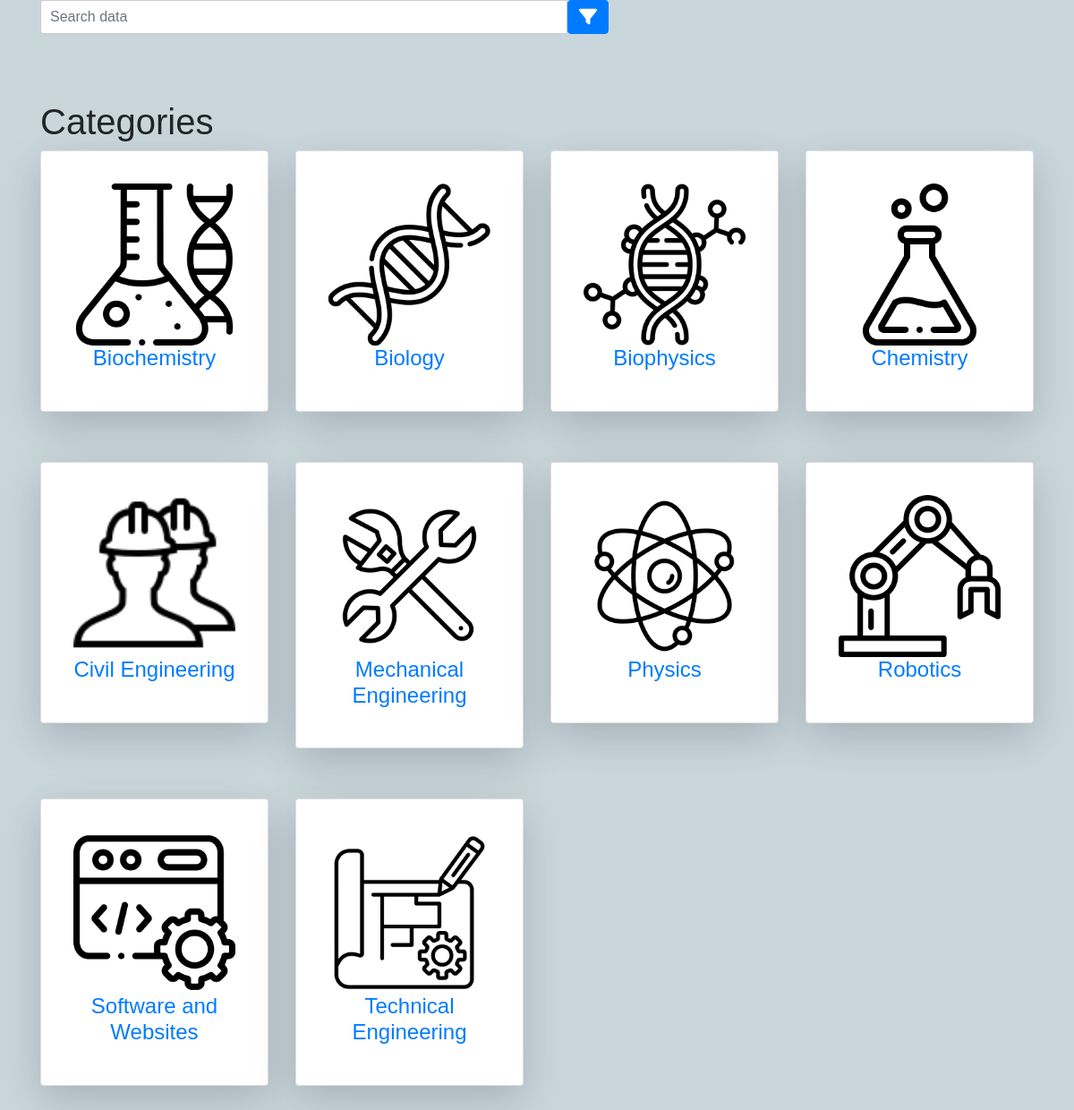
/categories_viewer.php, run on the app's committed database.
### tables this page shows
CREATE TABLE `categories` (
  `id` int(11) NOT NULL,
  `name` varchar(191) NOT NULL,
  `slug` varchar(191) NOT NULL,
  `description` mediumtext NOT NULL,
  `status` tinyint(4) NOT NULL DEFAULT 0,
  `popular` tinyint(4) NOT NULL DEFAULT 0,
  `image` varchar(191) NOT NULL,
  `meta_title` varchar(191) NOT NULL,
  `meta_description` mediumtext NOT NULL,
  `meta_keywords` mediumtext NOT NULL,
  `created_at` timestamp NOT NULL DEFAULT current_timestamp()
);

### connection.php (called while the page is built, shortened)
<?php
	$host = 'localhost';
	$user = 'root';
	$password = '';
	$database = 'project';
	$con = mysqli_connect($host, $user, $password, $database);
		?>
    <?php
function getAll($table, $con)
{
    global $con;
    $query = "SELECT * FROM $table WHERE status='0'";
    $query_run = mysqli_query($con, $query);
    return $query_run;
}
?>

### categories_viewer.php (the view, shortened to what this page needs)
<?php
require_once 'connection.php';
?>
<!DOCTYPE html>
<html>
<head>
    <link href="https://maxcdn.bootstrapcdn.com/bootstrap/4.5.2/css/bootstrap.min.css" rel="stylesheet">
    <link rel="stylesheet" href="https://cdnjs.cloudflare.com/ajax/libs/font-awesome/5.15.4/css/all.min.css" />
    <link rel="stylesheet" href="https://cdnjs.cloudflare.com/ajax/libs/font-awesome/6.1.0/css/all.min.css">
    <link rel="stylesheet" href="https://cdn.jsdelivr.net/npm/bootstrap@4.0.0/dist/css/bootstrap.min.css">
    <link rel="stylesheet" href="dashboard.css">
</head>
<div class="container">
        <div class="row">
            <div class="col-md-12">
                        <div class="row">
                            <div class="col-md-7">
                                <form action="search_viewer.php" method="GET">
                                    <div class="input-group mb-3">
                                        <input type="text" name="search" value="<?php if(isset($_GET['search_view'])){echo $_GET['search_view']; } ?>" class="form-control" placeholder="Search data">
                                        <?php require_once 'filters.php'; ?>
                                        <div class="text-left">
                                        <button type="button" class="btn btn-primary" data-toggle="modal" data-target="#myModal">
                                            <i class="fas fa-filter fa-lg text-white"></i>
                                        </button>
                                        </div>
                                    </div>
      <?php
$squery = mysqli_query($con, "SELECT * FROM researches");
if (($result = mysqli_fetch_assoc($squery))) {
?>
<div class="py-5">
    <div class="container">
        <div class="row">
            <div class="col-md-12">
                <h1>Categories</h1>
                <div class="row">
                    <?php
                    $categories = getAll("categories", $con);
                    if (mysqli_num_rows($categories) > 0) {
                        foreach ($categories as $name) {
                            ?>
                            <div class="col-md-3 mb-2">
                                <a href="researches_viewer.php?category_id=<?php echo $name['id']; ?>">
                                    <div class="card shadow-lg p-3 mb-5 bg-white rounded">
                                        <div class="card-body">
                                            <img src="admin/categories/<?= $name['image']; ?>" alt="Category Image" class="w-100">
                                            <h4 class="text-center" class="text-black"><?= $name['name']; ?></h4>
                                        </div>
                                    </div>
                                </a>
                            </div>
                            <?php
                        }
                    } else {
                        echo "No data available";
                    }
                    ?>
                </div>
            </div>
        </div>
    </div>
</div>
</body>
<?php
                            }
    ?>
</body>
</html>

### filters.php (shortened to what this page needs)
</head>
<body>
                <?php
                $categories = getAll("categories", $con);
                ?>
        </form>
        </div>
        </div>
        </div>
        </div>

### dashboard.css (style rules this page uses)
body { position: relative; overflow-x: hidden; background-color: #c9d7dd; font-family: Arial, sans-serif; }
.form-control { width: 90%; padding: 10px; margin-bottom: 20px; border: 1px solid #ccc; border-radius: 3px; }

### data on the page
categories: image (picture), name "Biochemistry"
categories: image (picture), name "Biology"
categories: image (picture), name "Biophysics"
categories: image (picture), name "Chemistry"
categories: image (picture), name "Civil Engineering"
categories: image (picture), name "Mechanical Engineering"
categories: image (picture), name "Physics"
categories: image (picture), name "Robotics"
categories: image (picture), name "Software and Websites"
categories: image (picture), name "Technical Engineering"
